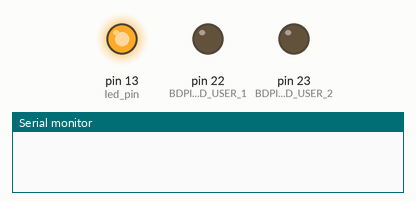
Bench run of a sketch on a simulated Arduino Mega 2560, built with avr-gcc and run on an emulated ATmega2560. On the bench: output pins drawn as LEDs (lit = HIGH), the last lines printed to the serial monitor. Pins used as bus, display or sensor lines are not drawn.

Above: at 0.05 s.
At 0.45 s:
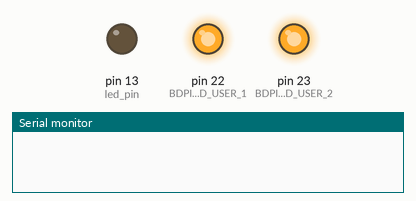
At 1.25 s:
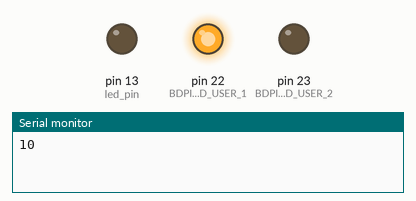
At 1.85 s:
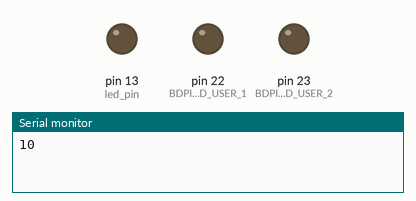
At 2.65 s:
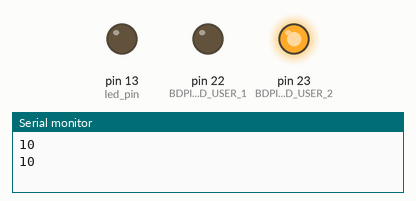
Timing chart, 0 to 3.0 s (numbered marks = the images above):
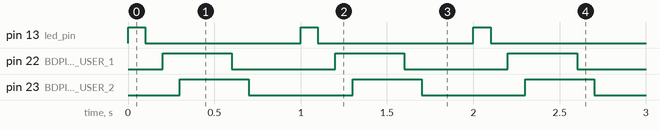

Measured:
- by itself, pin 13 (led_pin): alternates HIGH for 0.10 s and LOW for 0.90 s
- by itself, pin 22 (BDPIN_LED_USER_1), pin 23 (BDPIN_LED_USER_2): alternates HIGH for 0.40 s and LOW for 0.60 s
- by itself, everything shown: repeats every 1.0 s, in 6 steps

The sketch:

b_Blink_LED.ino
```cpp
/*
 * Blink(LED)
 */


#define BDPIN_LED_USER_1        22
#define BDPIN_LED_USER_2        23
#define BDPIN_LED_USER_3        24
#define BDPIN_LED_USER_4        25


int led_pin = 13;
int led_pin_user[4] = { BDPIN_LED_USER_1, BDPIN_LED_USER_2};

void setup() {
  // Set up the built-in LED pin as an output:
  pinMode(led_pin, OUTPUT);
  pinMode(led_pin_user[0], OUTPUT);
  pinMode(led_pin_user[1], OUTPUT);
  pinMode(led_pin_user[2], OUTPUT);
  pinMode(led_pin_user[3], OUTPUT);

  Serial.begin(115200);

}

void loop() {
  int i;

  digitalWrite(led_pin, HIGH);  // set to as HIGH LED is turn-off
  delay(100);                   // Wait for 0.1 second
  digitalWrite(led_pin, LOW);   // set to as LOW LED is turn-on
  delay(100);                   // Wait for 0.1 second


  for( i=0; i<4; i++ )
  {
    digitalWrite(led_pin_user[i], HIGH);
    delay(100);
  }
  for( i=0; i<4; i++ )
  {
    digitalWrite(led_pin_user[i], LOW);
    delay(100);
  }

  Serial.println( String(10) );
}
```
